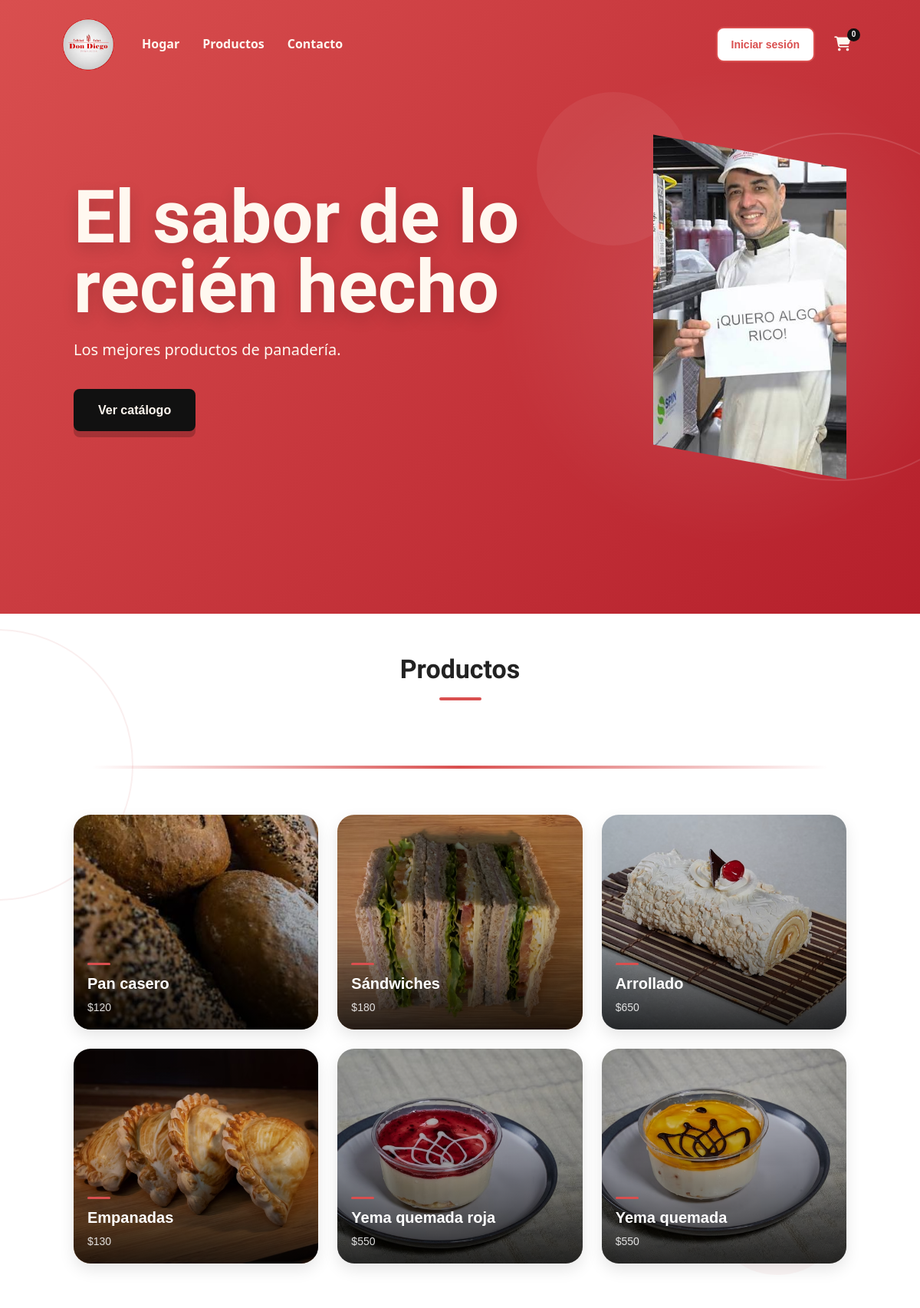
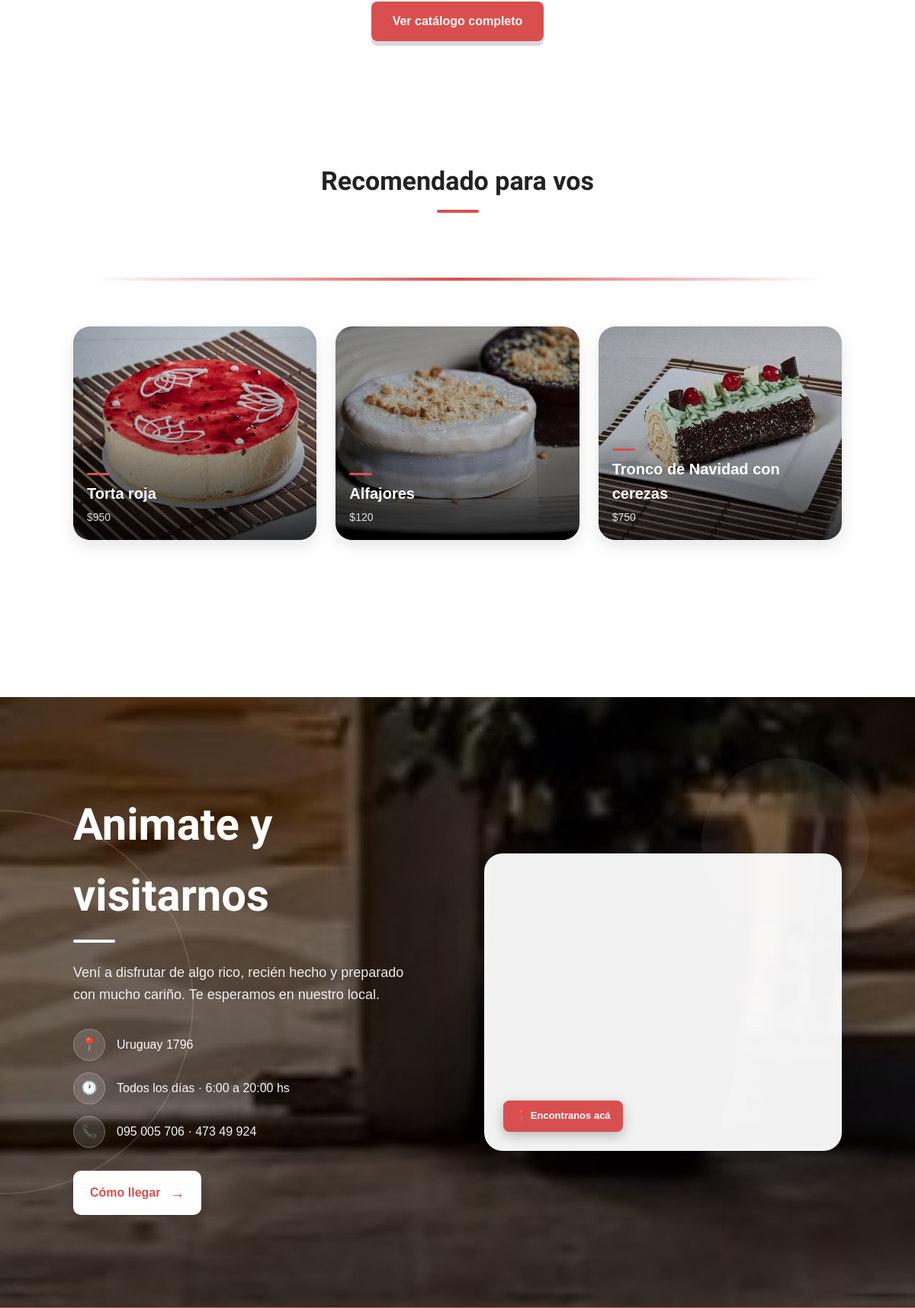
The page / (upper part) on the database its author committed (2 pictures, top to bottom).
### tables this page shows
CREATE TABLE `productos` (
  `id` int(11) NOT NULL,
  `nombre` varchar(150) NOT NULL,
  `descripcion` text DEFAULT NULL,
  `precio` decimal(10,2) NOT NULL,
  `stock` int(11) NOT NULL DEFAULT 100,
  `unidad_venta` varchar(30) NOT NULL DEFAULT 'unidad',
  `categoria_id` int(11) NOT NULL,
  `imagen` varchar(255) DEFAULT NULL,
  `activo` tinyint(1) NOT NULL DEFAULT 1,
  `created_at` timestamp NOT NULL DEFAULT current_timestamp(),
  `updated_at` timestamp NOT NULL DEFAULT current_timestamp() ON UPDATE current_timestamp()
);

### controllers/HomeController.php (called while the page is built)
<?php
require_once __DIR__ . '/../config/Database.php';
require_once __DIR__ . '/../models/Producto.php';
class HomeController
{
    private $productoModel;
    public function __construct($db)
    {
        $this->productoModel = new Producto($db);
    }
    public function index()
    {
        $productos = $this->productoModel->obtenerActivos();
        $productosDestacados = array_slice(
            $productos,
            0,
            6
        );
        $productosRecomendados = $productos;
        shuffle($productosRecomendados);
        $productosRecomendados = array_slice(
            $productosRecomendados,
            0,
            3
        );
        require __DIR__ . '/../views/home/index.php';
    }
}
$homeController = new HomeController($conn);
$homeController->index();

### config/Url.php (called while the page is built, shortened)
<?php
if (!function_exists('url')) {
    function url($path = '')
    {
        $documentRoot = realpath($_SERVER['DOCUMENT_ROOT'] ?? '');
        $projectRoot = realpath(__DIR__ . '/..');
        $basePath = '';
        if ($documentRoot && $projectRoot && strpos($projectRoot, $documentRoot) === 0) {
            $basePath = str_replace(DIRECTORY_SEPARATOR, '/', substr($projectRoot, strlen($documentRoot)));
        }
        $path = '/' . ltrim($path, '/');
        return rtrim($basePath, '/') . ($path === '/' ? '/' : $path);
    }
}

### models/Producto.php (called while the page is built, shortened)
<?php
class Producto
{
    private $db;
    public function __construct($db)
    {
        $this->db = $db;
    }
    public function obtenerActivos()
    {
        $sql = "
        SELECT
            p.id,
            p.nombre,
            p.descripcion,
            p.precio,
            p.stock,
            p.unidad_venta,
            p.imagen,
            p.categoria_id,
            c.nombre AS categoria
        FROM productos p
        INNER JOIN categorias c
            ON p.categoria_id = c.id
        WHERE p.activo = 1
        ORDER BY p.id DESC
    ";
        $resultado = $this->db->query($sql);
        return $resultado->fetch_all(MYSQLI_ASSOC);
    }
}

### views/home/index.php (the view, shortened to what this page needs)
<?php
require __DIR__ . '/../layouts/head.php';
require __DIR__ . '/../layouts/header.php';
?>
<body>
    <main>
        <section class="hero">
            <div class="hero-content">
                <h1>El sabor de lo recién hecho</h1>
                <p>Los mejores productos de panadería.</p>
                <a
                    href="<?= url('/productos') ?>"
                    class="hero-button">
                    Ver catálogo
                </a>
            </div>
            <div class="hero-image">
                <img
                    src="<?= url('/public/img/dondiego-algorico.jpeg') ?>"
                    alt="Productos de Don Diego">
            </div>
        </section>
        <section class="productos">
            <h2>Productos</h2>
            <hr class="separador">
            <div class="productos-grid">
                <?php foreach ($productosDestacados as $producto): ?>
                    <a
                        href="<?= url('/productos?producto=' . (int) $producto['id']) ?>"
                        class="producto-card"
                    >
                        <img
                            src="<?= url('/public/img/' . htmlspecialchars($producto['imagen'])) ?>"
                            alt="<?= htmlspecialchars($producto['nombre']) ?>"
                        >
                        <div class="producto-info">
                            <h3>
                                <?= htmlspecialchars($producto['nombre']) ?>
                            </h3>
                            <p>
                                $<?= number_format(
                                    $producto['precio'],
                                    0,
                                    ',',
                                    '.'
                                ) ?>
                            </p>
                        </div>
                    </a>
                <?php endforeach; ?>
            </div>
        </section>
        <a
            href="<?= url('/productos') ?>"
            class="catalogo-button">
            Ver catálogo completo
        </a>
        <section class="recommended">
            <h2>Recomendado para vos</h2>
            <hr class="separador">
            <div class="productos-grid">
                <?php foreach ($productosRecomendados as $producto): ?>
                    <a
                        href="<?= url('/productos?producto=' . (int) $producto['id']) ?>"
                        class="producto-card"
                    >
                        <img
                            src="<?= url('/public/img/' . htmlspecialchars($producto['imagen'])) ?>"
                            alt="<?= htmlspecialchars($producto['nombre']) ?>"
                        >
                        <div class="producto-info">
                            <h3>
                                <?= htmlspecialchars($producto['nombre']) ?>
                            </h3>
                            <p>
                                $<?= number_format(
                                    $producto['precio'],
                                    0,
                                    ',',
                                    '.'
                                ) ?>
                            </p>
                        </div>
                    </a>
                <?php endforeach; ?>
            </div>
        </section>
        <section class="conocenos">
            <div class="conocenos-contenido">
                <div class="info-texto">
                    <h2>Animate y<br>visitarnos</h2>
                    <p class="info-descripcion">
                        Vení a disfrutar de algo rico, recién hecho y preparado
                        con mucho cariño. Te esperamos en nuestro local.
                    </p>
                    <div class="info-datos">
                        <div class="info-dato">
                            <span>📍</span>
                            <p>Uruguay 1796</p>
                        </div>
                        <div class="info-dato">
                            <span>🕐</span>
                            <p>Todos los días · 6:00 a 20:00 hs</p>
                        </div>
                        <div class="info-dato">
                            <span>📞</span>
                            <p>095 005 706 · 473 49 924</p>
                        </div>
                    </div>
                    <a
                        href="https://www.google.com/maps/place/Panader%C3%ADa+y+Confiter%C3%ADa+Don+Diego+(Centro)/@-31.3889752,-57.9519957,17z/data=!4m6!3m5!1s0x95addd560a248351:0x31070367860ed798!8m2!3d-31.3889752!4d-57.9519957!16s%2Fg%2F11h2_b5sg3?hl=es-419&entry=ttu&g_ep=EgoyMDI2MDgxMi4wIKXMDSoASAFQAw%3D%3D"
                        class="conocenos-button"
                        target="_blank"
                        rel="noopener noreferrer">
                        Cómo llegar
                        <span>→</span>
                    </a>
                </div>
                <div class="mapa-container">
                    <iframe
                        title="Mapa de ubicación de Don Diego"
                        class="mapa"
                        src="https://www.google.com/maps/embed?pb=!1m14!1m8!1m3!1d6811.739034260684!2d-57.9604178!3d-31.3901612!3m2!1i1024!2i768!4f13.1!3m3!1m2!1s0x95addd560a248351%3A0x31070367860ed798!2sPanader%C3%ADa%20y%20Confiter%C3%ADa%20Don%20Diego%20(Centro)!5e0!3m2!1ses-419!2suy!4v1786501316195!5m2!1ses-419!2suy"
                        allowfullscreen=""
                        loading="lazy"
>
                    </iframe>
                    <div class="mapa-label">
                        📍 Encontranos acá
                    </div>
                </div>
            </div>
        </section>
    </main>
</body>
</html>

### public/css/variable.css (style rules this page uses)
:root { --color-background: #FFF8F0; --color-primary: #D94F4F; --color-secondary: #B22222; --color-brown: #8B5E3C; --color-text: #333333; --color-dark: #111111; --font-main: "Sansita Swashed", cursive; --font-title: var(--font-main); --font-body: system-ui, -apple-system, "Segoe UI", Roboto, "Helvetica Neue", Arial, sans-serif; --radius: 8px; --radius-img: 15px; }

### public/css/style.css (style rules this page uses)
* { margin: 0; padding: 0; box-sizing: border-box; }
html { scroll-behavior: smooth; }
body { font-family: Arial, sans-serif; background-color: #fff; color: #222; line-height: 1.6; }
img { max-width: 100%; display: block; }
a { text-decoration: none; color: inherit; }

### rows shown on the page
productos: imagen (picture), nombre "Pan casero", precio "120"
productos: imagen (picture), nombre "Sándwiches", precio "180"
productos: imagen (picture), nombre "Arrollado", precio "650"
productos: imagen (picture), nombre "Empanadas", precio "130"
productos: imagen (picture), nombre "Yema quemada roja", precio "550"
productos: imagen (picture), nombre "Yema quemada", precio "550"
productos: imagen (picture), nombre "Torta roja", precio "950"
productos: imagen (picture), nombre "Alfajores", precio "120"
productos: imagen (picture), nombre "Tronco de Navidad con cerezas", precio "750"

### other values the page prints
$cantidadCarrito "0"
